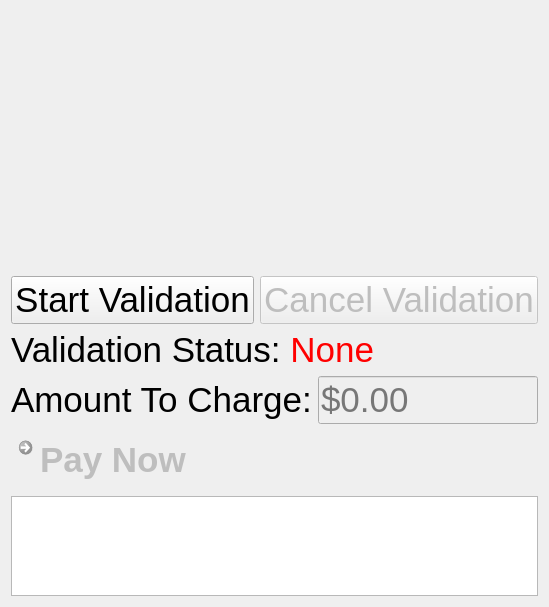
<?xml version="1.0" encoding="UTF-8"?>
<ui version="4.0">
 <class>MainWindow</class>
 <widget class="QMainWindow" name="MainWindow">
  <property name="geometry">
   <rect>
    <x>0</x>
    <y>0</y>
    <width>540</width>
    <height>607</height>
   </rect>
  </property>
  <property name="windowTitle">
   <string>MainWindow</string>
  </property>
  <widget class="QWidget" name="W0">
   <layout class="QVBoxLayout" name="L0">
    <item>
     <widget class="QWidget" name="W1" native="true">
      <layout class="QHBoxLayout" name="L1">
       <property name="leftMargin">
        <number>0</number>
       </property>
       <property name="topMargin">
        <number>0</number>
       </property>
       <property name="rightMargin">
        <number>0</number>
       </property>
       <property name="bottomMargin">
        <number>0</number>
       </property>
       <item>
        <widget class="QWidget" name="W2" native="true">
         <layout class="QVBoxLayout" name="L2">
          <property name="leftMargin">
           <number>0</number>
          </property>
          <property name="topMargin">
           <number>0</number>
          </property>
          <property name="rightMargin">
           <number>0</number>
          </property>
          <property name="bottomMargin">
           <number>0</number>
          </property>
          <item>
           <widget class="QWidget" name="widget_2" native="true">
            <layout class="QHBoxLayout" name="horizontalLayout_2">
             <property name="spacing">
              <number>6</number>
             </property>
             <property name="leftMargin">
              <number>0</number>
             </property>
             <property name="topMargin">
              <number>0</number>
             </property>
             <property name="rightMargin">
              <number>0</number>
             </property>
             <property name="bottomMargin">
              <number>0</number>
             </property>
             <item>
              <widget class="QLabel" name="logo">
               <property name="sizePolicy">
                <sizepolicy hsizetype="MinimumExpanding" vsizetype="MinimumExpanding">
                 <horstretch>0</horstretch>
                 <verstretch>0</verstretch>
                </sizepolicy>
               </property>
               <property name="minimumSize">
                <size>
                 <width>186</width>
                 <height>240</height>
                </size>
               </property>
               <property name="text">
                <string/>
               </property>
               <property name="pixmap">
                <pixmap resource="mainwindow.qrc">:/Sxkq4ox.png</pixmap>
               </property>
               <property name="scaledContents">
                <bool>true</bool>
               </property>
              </widget>
             </item>
             <item>
              <widget class="QCameraViewfinder" name="viewFinder" native="true">
               <property name="sizePolicy">
                <sizepolicy hsizetype="MinimumExpanding" vsizetype="MinimumExpanding">
                 <horstretch>0</horstretch>
                 <verstretch>0</verstretch>
                </sizepolicy>
               </property>
               <property name="minimumSize">
                <size>
                 <width>320</width>
                 <height>240</height>
                </size>
               </property>
              </widget>
             </item>
            </layout>
           </widget>
          </item>
          <item>
           <widget class="QWidget" name="W3" native="true">
            <layout class="QVBoxLayout" name="L4">
             <property name="leftMargin">
              <number>0</number>
             </property>
             <property name="topMargin">
              <number>10</number>
             </property>
             <property name="rightMargin">
              <number>0</number>
             </property>
             <property name="bottomMargin">
              <number>0</number>
             </property>
             <item>
              <widget class="QWidget" name="widget" native="true">
               <layout class="QHBoxLayout" name="horizontalLayout">
                <property name="leftMargin">
                 <number>0</number>
                </property>
                <property name="topMargin">
                 <number>0</number>
                </property>
                <property name="rightMargin">
                 <number>0</number>
                </property>
                <property name="bottomMargin">
                 <number>0</number>
                </property>
                <item>
                 <widget class="QPushButton" name="startButton">
                  <property name="font">
                   <font>
                    <pointsize>26</pointsize>
                   </font>
                  </property>
                  <property name="text">
                   <string>Start Validation</string>
                  </property>
                 </widget>
                </item>
                <item>
                 <widget class="QPushButton" name="cancelButton">
                  <property name="enabled">
                   <bool>false</bool>
                  </property>
                  <property name="font">
                   <font>
                    <pointsize>26</pointsize>
                   </font>
                  </property>
                  <property name="text">
                   <string>Cancel Validation</string>
                  </property>
                 </widget>
                </item>
               </layout>
              </widget>
             </item>
             <item>
              <widget class="QLabel" name="text_label">
               <property name="font">
                <font>
                 <pointsize>26</pointsize>
                </font>
               </property>
               <property name="text">
                <string>Validation Status: &lt;font color='red'&gt;None&lt;/font&gt;</string>
               </property>
              </widget>
             </item>
             <item>
              <widget class="QWidget" name="W4" native="true">
               <layout class="QHBoxLayout" name="L5">
                <property name="leftMargin">
                 <number>0</number>
                </property>
                <property name="topMargin">
                 <number>0</number>
                </property>
                <property name="rightMargin">
                 <number>0</number>
                </property>
                <property name="bottomMargin">
                 <number>0</number>
                </property>
                <item>
                 <widget class="QLabel" name="total_price">
                  <property name="font">
                   <font>
                    <pointsize>26</pointsize>
                   </font>
                  </property>
                  <property name="text">
                   <string>Amount To Charge:</string>
                  </property>
                 </widget>
                </item>
                <item>
                 <widget class="QLineEdit" name="total_price_edit">
                  <property name="enabled">
                   <bool>false</bool>
                  </property>
                  <property name="font">
                   <font>
                    <pointsize>26</pointsize>
                   </font>
                  </property>
                  <property name="placeholderText">
                   <string>$0.00</string>
                  </property>
                  <property name="clearButtonEnabled">
                   <bool>true</bool>
                  </property>
                 </widget>
                </item>
               </layout>
              </widget>
             </item>
             <item>
              <widget class="QCommandLinkButton" name="pay_button">
               <property name="enabled">
                <bool>false</bool>
               </property>
               <property name="font">
                <font>
                 <pointsize>26</pointsize>
                </font>
               </property>
               <property name="text">
                <string>Pay Now</string>
               </property>
               <property name="icon">
                <iconset resource="mainwindow.qrc">
                 <normaloff>:/FullResSquareLogo.png</normaloff>:/FullResSquareLogo.png</iconset>
               </property>
               <property name="iconSize">
                <size>
                 <width>50</width>
                 <height>50</height>
                </size>
               </property>
              </widget>
             </item>
            </layout>
           </widget>
          </item>
         </layout>
        </widget>
       </item>
      </layout>
     </widget>
    </item>
    <item>
     <widget class="QPlainTextEdit" name="console">
      <property name="maximumSize">
       <size>
        <width>16777215</width>
        <height>100</height>
       </size>
      </property>
      <property name="font">
       <font>
        <pointsize>16</pointsize>
       </font>
      </property>
      <property name="undoRedoEnabled">
       <bool>false</bool>
      </property>
      <property name="lineWrapMode">
       <enum>QPlainTextEdit::NoWrap</enum>
      </property>
      <property name="readOnly">
       <bool>true</bool>
      </property>
      <property name="tabStopWidth">
       <number>80</number>
      </property>
     </widget>
    </item>
   </layout>
  </widget>
 </widget>
 <layoutdefault spacing="6" margin="11"/>
 <customwidgets>
  <customwidget>
   <class>QCameraViewfinder</class>
   <extends>QWidget</extends>
   <header>qcameraviewfinder.h</header>
   <container>1</container>
  </customwidget>
 </customwidgets>
 <resources>
  <include location="mainwindow.qrc"/>
 </resources>
 <connections/>
</ui>
